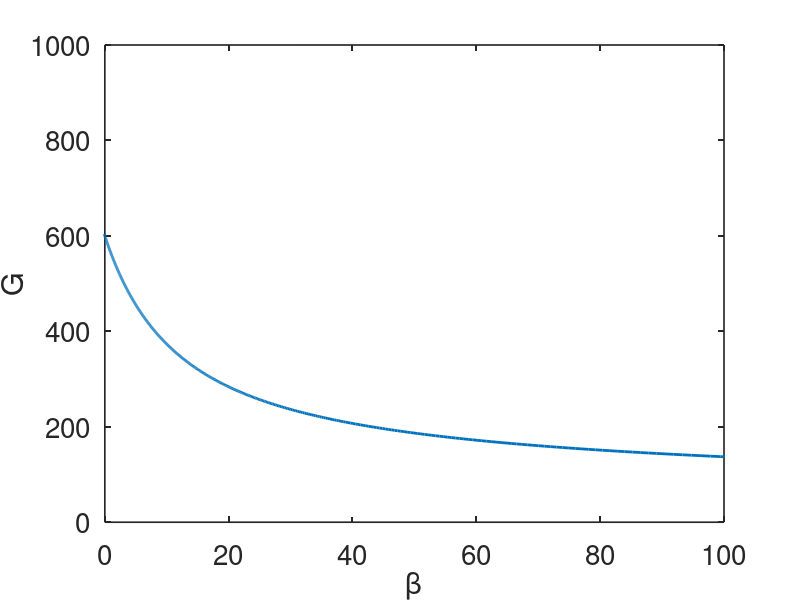

Reproduce this figure in MATLAB. (Note: this script raises an error after producing the figure.)
close all; clear all; clc;
set(0,                           ...
   'defaultaxesfontsize', 20,   ...
   'defaultaxeslinewidth', 1.2, ...
   'defaultlinelinewidth', 2.0); 

global SI r1 EG0 R0 sigma alpha k d0 r2
SI=1;
EG0=1.44;
R0=864;
sigma=43.2;
alpha=141;
k=432;
d0 = 0.06;
r1 = 1e-3;   
r2 = 0.24e-5;

%% regulated hyperglycemia parameters
 %r1= 1.5;
 %d0 = 0.22;

%% display the steady states and dimensionless parameters

G1 = (r1 + sqrt((r1)^2 - 4*r2*d0))/(2*r2)
G2 = (r1 - sqrt((r1)^2 - 4*r2*d0))/(2*r2)
mu1 = R0/(alpha*EG0)
Ih = (R0/G1 - EG0)/SI;
betah = k*Ih*(alpha^2+G1^2)/G1^2;
mu2 = sigma*SI*betah/(EG0^2)
mu3 = k/EG0
eps = d0/EG0
lam1 = r1*alpha/d0
lam2 = r2*alpha*alpha/d0

%% fast-slow phase plane
G = linspace(50,1000,1000);
beta = (alpha^2 + G.*G)./(sigma*G.*G) .* k/SI .*(R0./G - EG0);
plot(beta,G)
xlim([0,100])
xlabel('\beta')
ylabel('G')
hold on
dlmwrite('topp.dat',[beta' G']);

%% solve the ode and plot solution
Idataset = [100,100,12;100,100,17;400,100,50;500,100,25;500,100,15;600,100,10];
tspan=linspace(0,100,10000);
for j = 1:6
 
[t,sol] = ode15s(@(t,y)rhs(t,y),tspan,Idataset(j,:));
plot(sol(:,3),sol(:,1),'LineWidth',2)
end
 hold off
 
%% the ODEs
function out = rhs(t,y)
global SI r1 EG0 R0 sigma alpha k d0 r2
G=y(1);
I=y(2);
beta=y(3);
out = [R0 - (EG0+SI*I)*G
       beta*sigma*G*G/(alpha^2+G*G) - k*I
       (-d0+r1*G-r2*G*G)*beta];
end

 
